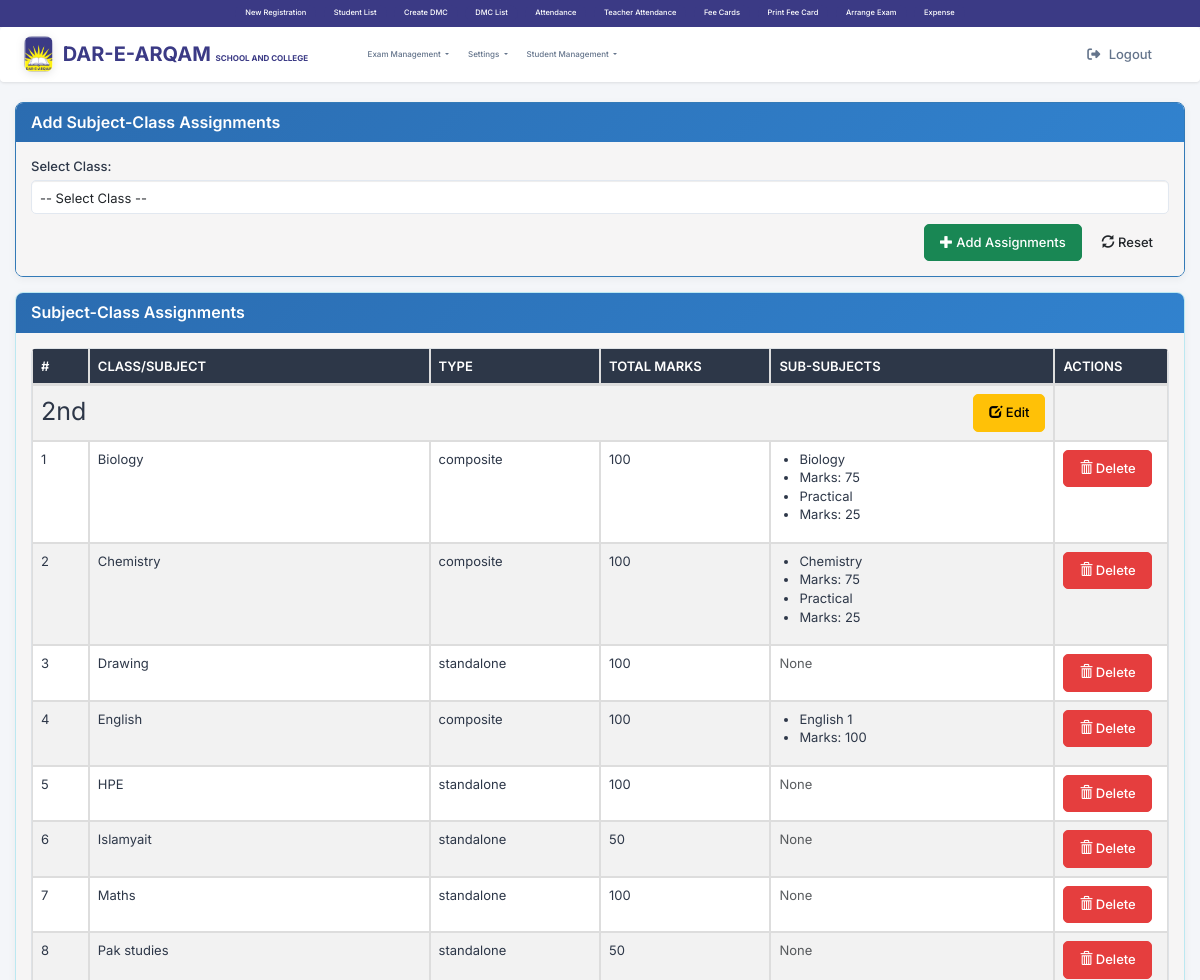
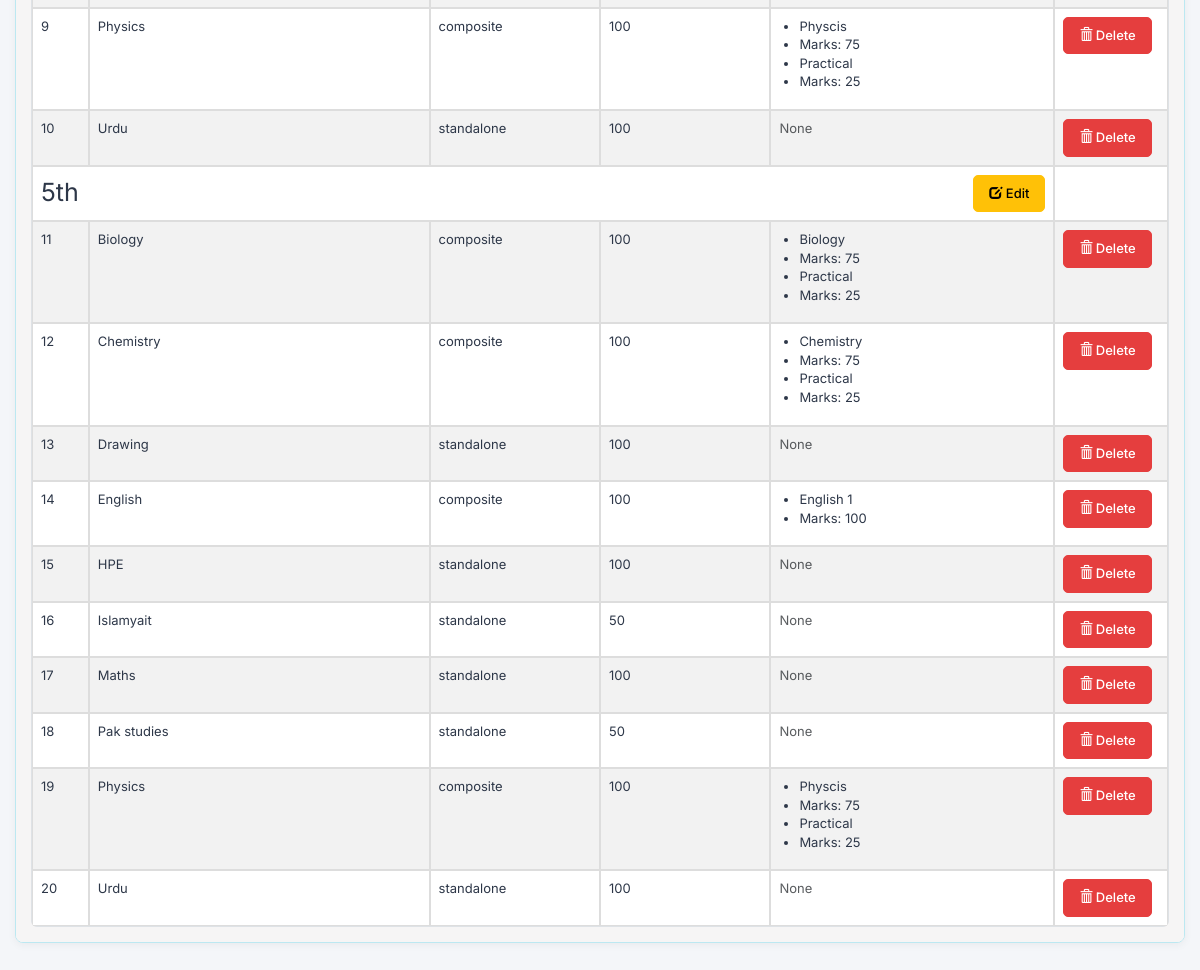
The app's page /subject_class.php (signed in) with its own data (2 pictures, top to bottom).
### tables this page shows
CREATE TABLE `modules` (
  `id` int(11) NOT NULL,
  `parent_id` int(11) DEFAULT NULL,
  `title` varchar(100) NOT NULL,
  `url` varchar(255) NOT NULL DEFAULT '#',
  `description` varchar(255) DEFAULT NULL,
  `status` tinyint(1) DEFAULT 1,
  `created_at` timestamp NOT NULL DEFAULT current_timestamp(),
  `type` enum('Parent','Child') NOT NULL DEFAULT 'Parent'
);

CREATE TABLE `subject_class` (
  `id` int(11) NOT NULL,
  `class_id` int(11) NOT NULL,
  `subject_id` int(11) NOT NULL,
  `marks` int(11) NOT NULL,
  `created_at` datetime NOT NULL DEFAULT current_timestamp(),
  `status` int(11) NOT NULL DEFAULT 0
);

CREATE TABLE `subjects` (
  `id` int(11) NOT NULL,
  `title` varchar(255) NOT NULL,
  `type` enum('standalone','composite','') NOT NULL,
  `total_marks` int(11) DEFAULT NULL,
  `created_at` datetime NOT NULL DEFAULT current_timestamp(),
  `status` int(11) NOT NULL DEFAULT 0
);

CREATE TABLE `subject_class_sub` (
  `id` int(11) NOT NULL,
  `subject_class_id` int(11) DEFAULT NULL,
  `sub_subject_id` int(11) DEFAULT NULL,
  `marks` float DEFAULT 0,
  `created_at` datetime NOT NULL DEFAULT current_timestamp(),
  `status` int(11) NOT NULL DEFAULT 0
);

CREATE TABLE `sub_subjects` (
  `id` int(11) NOT NULL,
  `subject_id` int(11) NOT NULL,
  `title` varchar(255) NOT NULL,
  `marks` int(11) DEFAULT NULL,
  `created_at` datetime NOT NULL DEFAULT current_timestamp(),
  `status` int(11) NOT NULL DEFAULT 0
);

### subject_class.php (the view, shortened to what this page needs)
<?php
require_once('conn_inc.php');
function getSubjectClasses($conn) {
    $subject_classes_by_class = [];
    $class_ids = [];
    $result = $conn->query("
        SELECT sc.id, sc.class_id, sc.subject_id, sc.marks, c.title AS class_title,
               s.title AS subject_title, s.type
        FROM subject_class sc
        JOIN classes c ON sc.class_id = c.id
        JOIN subjects s ON sc.subject_id = s.id
        ORDER BY c.title, s.title
    ");
    while ($row = $result->fetch_assoc()) {
        $subject_classes_by_class[$row['class_id']]['class_title'] = $row['class_title'];
        $subject_classes_by_class[$row['class_id']]['subjects'][$row['id']] = $row;
        $class_ids[] = $row['class_id'];
    }
    foreach ($subject_classes_by_class as $class_id => &$class_data) {
        foreach ($class_data['subjects'] as &$sc) {
            if ($sc['type'] === 'composite') {
                $stmt = $conn->prepare("
                    SELECT ss.title, scs.marks
                    FROM subject_class_sub scs
                    JOIN sub_subjects ss ON scs.sub_subject_id = ss.id
                    WHERE scs.subject_class_id = ?
                    ORDER BY ss.title
                ");
                $stmt->bind_param("i", $sc['id']);
                if ($stmt->execute()) {
                    $result = $stmt->get_result();
                    $sc['sub_subjects'] = [];
                    while ($row = $result->fetch_assoc()) {
                        $sc['sub_subjects'][] = $row;
                    }
                } else {
                    error_log("Error fetching sub-subject marks for subject_class_id {$sc['id']}: " . $stmt->error, 3, 'errors.log');
                }
            } else {
                $sc['sub_subjects'] = [];
            }
        }
    }
    return ['subject_classes' => $subject_classes_by_class, 'class_ids' => $class_ids];
}
$edit_mode = false;
$list_data = getSubjectClasses($conn);
$subject_classes_by_class = $list_data['subject_classes'];
$class_ids = $list_data['class_ids'];
$colors = [
    '#e6f3ff',
    '#e6ffe6',
    '#fff3e6',
    '#ffe6e6',
    '#f3e6ff',
    '#e6fff3',
    '#ffffe6',
    '#f0f0f0'
];
?>
<!DOCTYPE html>
<html lang="en">
<head>
    <link rel="stylesheet" href="https://maxcdn.bootstrapcdn.com/bootstrap/3.4.1/css/bootstrap.min.css">
</head>
<body>
<?php require_once('navbar.php'); ?>
<div class="container">
    <div class="row">
        <div class="col-md-12">
            <div class="panel panel-primary">
                <div class="panel-heading">
                    <h3 class="panel-title"><?php echo $edit_mode ? 'Edit Subject-Class Assignments' : 'Add Subject-Class Assignments'; ?></h3>
                </div>
                <div class="panel-body">
                    <form method="post" action="">
                        <div class="form-group">
                            <label for="class_id">Select Class:</label>
                            <select name="class_id" id="class_id" class="form-control" required>
                                <option value="">-- Select Class --</option>
                            </select>
                        </div>
                        <div class="text-right">
                            <button type="submit" class="btn btn-success">
                                <span class="glyphicon glyphicon-<?php echo $edit_mode ? 'refresh' : 'plus'; ?>"></span>
                                <?php echo $edit_mode ? 'Save Changes' : 'Add Assignments'; ?>
                            </button>
                            <?php if ($edit_mode): ?>
                                <a href="<?php echo $_SERVER['PHP_SELF']; ?>" class="btn btn-default">
                                    <span class="glyphicon glyphicon-remove"></span> Cancel
                                </a>
                            <?php else: ?>
                                <button type="reset" class="btn btn-default">
                                    <span class="glyphicon glyphicon-refresh"></span> Reset
                                </button>
                            <?php endif; ?>
                        </div>
                    </form>
                </div>
            </div>
            <div class="panel panel-info">
                <div class="panel-heading">
                    <h3 class="panel-title">Subject-Class Assignments</h3>
                </div>
                <div class="panel-body">
                    <?php if (!empty($subject_classes_by_class)): ?>
                        <div class="table-responsive">
                            <table class="table table-bordered table-striped table-hover">
                                <thead>
                                    <tr>
                                        <th style="width: 5%;">#</th>
                                        <th style="width: 30%;">Class/Subject</th>
                                        <th style="width: 15%;">Type</th>
                                        <th style="width: 15%;">Total Marks</th>
                                        <th style="width: 25%;">Sub-Subjects</th>
                                        <th style="width: 10%;">Actions</th>
                                    </tr>
                                </thead>
                                <tbody>
                                    <?php $counter = 1; ?>
                                    <?php foreach ($subject_classes_by_class as $class_id => $class_data): ?>
                                        <tr class="class-header class-<?php echo array_search($class_id, array_unique($class_ids)) % count($colors); ?>">
                                            <td colspan="5">
                                                <span style="font-size:25px;"><?php echo htmlspecialchars($class_data['class_title']); ?></span>
                                                <a href="?edit_class=<?php echo $class_id; ?>" class="btn btn-warning action-btn pull-right">
                                                    <span class="glyphicon glyphicon-edit"></span> Edit
                                                </a>
                                            </td>
                                            <td></td>
                                        </tr>
                                        <?php foreach ($class_data['subjects'] as $sc): ?>
                                            <tr class="subject-row">
                                                <td><?php echo $counter++; ?></td>
                                                <td><?php echo htmlspecialchars($sc['subject_title']); ?></td>
                                                <td><?php echo htmlspecialchars($sc['type']); ?></td>
                                                <td>
                                                    <?php
                                                    if ($sc['type'] === 'standalone') {
                                                        echo htmlspecialchars($sc['marks']);
                                                    } else {
                                                        $total_marks = 0;
                                                        foreach ($sc['sub_subjects'] as $sub) {
                                                            $total_marks += floatval($sub['marks']);
                                                        }
                                                        echo $total_marks > 0 ? htmlspecialchars($total_marks) : 'N/A';
                                                    }
                                                    ?>
                                                </td>
                                                <td>
                                                    <?php if ($sc['type'] === 'composite' && !empty($sc['sub_subjects'])): ?>
                                                        <ul class="sub-subjects-list">
                                                            <?php foreach ($sc['sub_subjects'] as $sub): ?>
                                                                <li class="sub-subject-title"><?php echo htmlspecialchars($sub['title']); ?></li>
                                                                <li class="sub-subject-marks">Marks: <?php echo htmlspecialchars($sub['marks']); ?></li>
                                                            <?php endforeach; ?>
                                                        </ul>
                                                    <?php elseif ($sc['type'] === 'composite'): ?>
                                                        <span class="text-muted">No sub-subjects</span>
                                                    <?php else: ?>
                                                        <span class="text-muted">None</span>
                                                    <?php endif; ?>
                                                </td>
                                                <td>
                                                    <a href="?delete=<?php echo $sc['id']; ?>" class="btn btn-xs btn-danger action-btn"
                                                       onclick="return confirm('Are you sure you want to delete this assignment?')">
                                                        <span class="glyphicon glyphicon-trash"></span> Delete
                                                    </a>
                                                </td>
                                            </tr>
                                        <?php endforeach; ?>
                                    <?php endforeach; ?>
                                </tbody>
                            </table>
                        </div>
                    <?php else: ?>
                        <div class="alert alert-info text-center">
                            No subject-class assignments found. Start by adding assignments above.
                        </div>
                    <?php endif; ?>
                </div>
            </div>
        </div>
    </div>
</div>
</body>
</html>

### navbar.php (shortened to what this page needs)
<?php
require_once('conn_inc.php');
$user_id = $_SESSION['user_id'] ?? 0;
$role_modules = [];
if ($user_id) {
    $qry = "
        SELECT m.id, m.parent_id, m.title, m.url
        FROM role_modules rm
        INNER JOIN modules m ON rm.module_id = m.id
        INNER JOIN users u ON rm.role_id = u.role_id
        WHERE u.id = ?
        ORDER BY m.parent_id, m.title
    ";
    $stmt = $conn->prepare($qry);
    $stmt->bind_param("i", $user_id);
    $stmt->execute();
    $res = $stmt->get_result();
    while ($row = $res->fetch_assoc()) {
        $parent_id = $row['parent_id'] ?? 0;
        if ($parent_id == 0) {
            if (!isset($role_modules[$row['id']])) {
                $role_modules[$row['id']] = [
                    'title' => $row['title'],
                    'url' => $row['url'] ?? '#',
                    'children' => []
                ];
            }
        } else {
            $role_modules[$parent_id]['children'][] = [
                'title' => $row['title'],
                'url' => $row['url'] ?? '#'
            ];
        }
    }
}
?>
<link href="https://cdn.jsdelivr.net/npm/bootstrap@5.3.3/dist/css/bootstrap.min.css" rel="stylesheet">
<link href="https://cdnjs.cloudflare.com/ajax/libs/font-awesome/6.5.0/css/all.min.css" rel="stylesheet">
<div class="top-quick-bar" style="background-color: #3b3a85 !important;">
  <div class="quick-links-horizontal">
    <a href="student_registration.php" class="quick-link-horizontal-btn">
      New Registration
    </a>
    <a href="student_list.php" class="quick-link-horizontal-btn">
      Student List
    </a>
    <a href="create_dmcs.php" class="quick-link-horizontal-btn">
      Create DMC
    </a>
    <a href="dmc_list.php" class="quick-link-horizontal-btn">
      DMC List
    </a>
    <a href="attendance_class.php" class="quick-link-horizontal-btn">
      Attendance
    </a>
    <a href="users_attendance.php" class="quick-link-horizontal-btn">
      Teacher Attendance
    </a>
    <a href="fee_card_create_monthly.php" class="quick-link-horizontal-btn">
      Fee Cards
    </a>
    <a href="student_feecards.php" class="quick-link-horizontal-btn">
      Print Fee Card
    </a>
    <a href="arrange_exam.php" class="quick-link-horizontal-btn">
      Arrange Exam
    </a>
    <a href="expense.php" class="quick-link-horizontal-btn">
      Expense
    </a>
  </div>
</div>
<nav class="navbar navbar-expand-lg navbar-light sticky-top">
  <div class="container-fluid">
    <div class="navbar-main-content">
      <a class="navbar-brand" href="index.php">
        <img src="logo2.png" alt="Logo">
        <div class="brand-text"><span style="font-size:20px;color: #16253e !important;">DAR-E-ARQAM <small>SCHOOL AND COLLEGE</small></span> </div>
      </a>
      <div class="collapse navbar-collapse" id="mainNavbar">
        <ul class="navbar-nav me-auto mb-2 mb-lg-0">
          <?php foreach ($role_modules as $module_id => $module): ?>
            <?php
            $is_dropdown = !empty($module['children']);
            $module_title = isset($module['title']) ? $module['title'] : '';
            $module_url = isset($module['url']) ? $module['url'] : '#';
            ?>
            <li class="nav-item <?php echo $is_dropdown ? 'dropdown' : ''; ?>">
              <?php if (!$is_dropdown && !empty($module_title) && !empty($module_url) && $module_url != '#'): ?>
                <a class="nav-link <?php echo $module_url === 'index.php' ? 'active' : ''; ?>" href="<?php echo htmlspecialchars($module_url); ?>">
                  <?php echo htmlspecialchars($module_title); ?>
                </a>
              <?php elseif ($is_dropdown && !empty($module_title)): ?>
                <a class="nav-link dropdown-toggle" href="#" id="<?php echo htmlspecialchars(strtolower(str_replace(' ', '', $module_title))); ?>Dropdown" role="button" data-bs-toggle="dropdown">
                  <?php echo htmlspecialchars($module_title); ?>
                </a>
              <?php endif; ?>
            </li>
          <?php endforeach; ?>
        </ul>
        <ul class="navbar-nav ms-auto">
          <li class="nav-item">
            <a class="nav-link btn btn-logout rounded-5" href="logout.php">
              <i class="fa-solid fa-right-from-bracket me-2"></i>
              Logout
            </a>
          </li>
        </ul>
      </div>
    </div>
  </div>
</nav>

### records on screen
modules: title "Exam Management"
modules: title "Student Management"
subject_class: subject.title "Biology", subject.type "composite", total_marks "100"
subject_class_sub: sub_subject.title "Biology", marks "75"
subject_class_sub: sub_subject.title "Practical", marks "25"
subject_class: subject.title "Chemistry", subject.type "composite", total_marks "100"
subject_class_sub: sub_subject.title "Chemistry", marks "75"
subject_class: subject.title "Drawing", subject.type "standalone", marks "100", shows "None"
subject_class: subject.title "English", subject.type "composite", total_marks "100"
subject_class_sub: sub_subject.title "English 1", marks "100"
subject_class: subject.title "HPE", subject.type "standalone", marks "100", shows "None"
subject_class: subject.title "Islamyait", subject.type "standalone", marks "50", shows "None"
subject_class: subject.title "Maths", subject.type "standalone", marks "100", shows "None"
subject_class: subject.title "Pak studies", subject.type "standalone", marks "50", shows "None"
subject_class: subject.title "Physics", subject.type "composite", total_marks "100"
subject_class_sub: sub_subject.title "Physcis", marks "75"
subject_class: subject.title "Urdu", subject.type "standalone", marks "100", shows "None"
subject_class: subject.title "Biology", subject.type "composite", total_marks "100"
subject_class: subject.title "Chemistry", subject.type "composite", total_marks "100"
subject_class: subject.title "Drawing", subject.type "standalone", marks "100", shows "None"
subject_class: subject.title "English", subject.type "composite", total_marks "100"
subject_class: subject.title "HPE", subject.type "standalone", marks "100", shows "None"
subject_class: subject.title "Islamyait", subject.type "standalone", marks "50", shows "None"
subject_class: subject.title "Maths", subject.type "standalone", marks "100", shows "None"
subject_class: subject.title "Pak studies", subject.type "standalone", marks "50", shows "None"
subject_class: subject.title "Physics", subject.type "composite", total_marks "100"
subject_class: subject.title "Urdu", subject.type "standalone", marks "100", shows "None"

### other values on screen
$module_title "Settings"
$class_data['class_title'] "2nd"
$class_data['class_title'] "5th"
